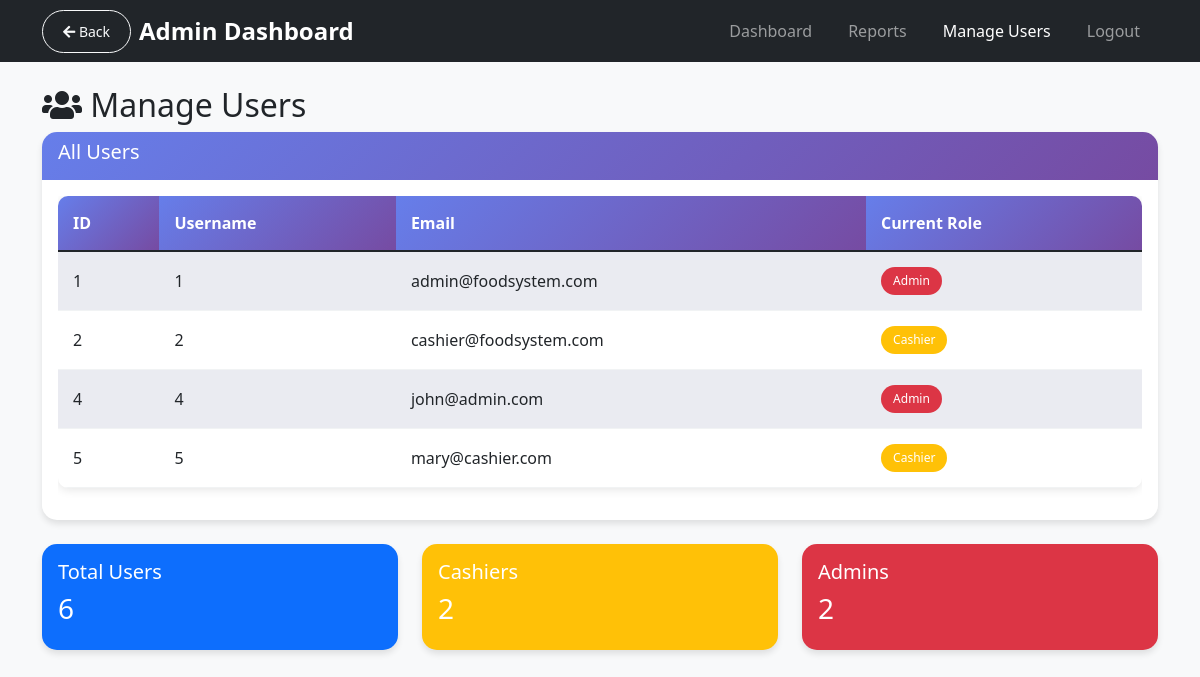
/admin/manage_users.php (signed in), run on the app's committed database.
### tables this page shows
CREATE TABLE users (
    id INT AUTO_INCREMENT PRIMARY KEY,
    roll_no INT UNIQUE NOT NULL,
    email VARCHAR(100) UNIQUE NOT NULL,
    password VARCHAR(255) NOT NULL,
    role ENUM('user', 'cashier', 'admin') DEFAULT 'user',
    wallet_balance DECIMAL(10,2) DEFAULT 0.00,
    created_at TIMESTAMP DEFAULT CURRENT_TIMESTAMP,
    updated_at TIMESTAMP DEFAULT CURRENT_TIMESTAMP ON UPDATE CURRENT_TIMESTAMP
);

### classes/User.php (called while the page is built, shortened)
<?php
class User {
    private $conn;
    private $table_name = "users";
    public function __construct($db) {
        $this->conn = $db;
    }
    public function getAllUsers() {
        $query = "SELECT id, roll_no, email, role, wallet_balance, created_at
                  FROM " . $this->table_name . " ORDER BY created_at DESC";
        $stmt = $this->conn->prepare($query);
        $stmt->execute();
        return $stmt->fetchAll(PDO::FETCH_ASSOC);
    }
}
?>

### admin/manage_users.php (the view, shortened to what this page needs)
<?php
require_once '../classes/User.php';
$database = new Database();
$db = $database->getConnection();
$user = new User($db);
$all_users = $user->getAllUsers();
?>
<!DOCTYPE html>
<html lang="en">
<head>
    <link href="https://cdn.jsdelivr.net/npm/bootstrap@5.1.3/dist/css/bootstrap.min.css" rel="stylesheet">
    <link href="../assets/css/style.css" rel="stylesheet">
    <link rel="stylesheet" href="https://cdnjs.cloudflare.com/ajax/libs/font-awesome/5.15.4/css/all.min.css">
</head>
<body>
    <nav class="navbar navbar-expand-lg navbar-dark bg-dark">
        <div class="container">
              <a class="btn btn-outline-light btn-sm me-2" href="javascript:history.back()">
        <i class="fas fa-arrow-left"></i> Back
    </a>
            <a class="navbar-brand" href="dashboard.php">Admin Dashboard</a>
            <div class="navbar-nav ms-auto">
                <a class="nav-link" href="dashboard.php">Dashboard</a>
                <a class="nav-link" href="reports.php">Reports</a>
                <a class="nav-link active" href="manage_users.php">Manage Users</a>
                <a class="nav-link" href="../logout.php">Logout</a>
            </div>
        </div>
    </nav>
    <div class="container mt-4">
        <h2><i class="fas fa-users"></i> Manage Users</h2>
        <div class="card">
            <div class="card-header">
                <h5>All Users</h5>
            </div>
            <div class="card-body">
                <div class="table-responsive">
                    <table class="table table-striped">
                        <thead>
                            <tr>
                                <th>ID</th>
                                <th>Username</th>
                                <th>Email</th>
                                <th>Current Role</th>
                            </tr>
                        </thead>
    <tbody>
    <?php foreach ($all_users as $user_data): ?>
        <?php if ($user_data['role'] == 'cashier' || $user_data['role'] == 'admin'): ?>
            <tr>
                <td><?php echo $user_data['id']; ?></td>
                <td><?php echo $user_data['roll_no']; ?></td>
                <td><?php echo $user_data['email']; ?></td>
                <td>
                    <span class="badge bg-<?php
                        echo $user_data['role'] == 'admin' ? 'danger' : 'warning';
                    ?>">
                        <?php echo ucfirst($user_data['role']); ?>
                    </span>
                </td>
            </tr>
        <?php endif; ?>
    <?php endforeach; ?>
</tbody>
                    </table>
                </div>
            </div>
        </div>
        <div class="row mt-4">
            <div class="col-md-4">
                <div class="card bg-primary text-white">
                    <div class="card-body">
                        <h5>Total Users</h5>
                        <h3><?php echo count($all_users); ?></h3>
                    </div>
                </div>
            </div>
            <div class="col-md-4">
                <div class="card bg-warning text-white">
                    <div class="card-body">
                        <h5>Cashiers</h5>
                        <h3><?php echo count(array_filter($all_users, function($u) { return $u['role'] == 'cashier'; })); ?></h3>
                    </div>
                </div>
            </div>
            <div class="col-md-4">
                <div class="card bg-danger text-white">
                    <div class="card-body">
                        <h5>Admins</h5>
                        <h3><?php echo count(array_filter($all_users, function($u) { return $u['role'] == 'admin'; })); ?></h3>
                    </div>
                </div>
            </div>
        </div>
    </div>
</body>
</html>

### assets/css/style.css (style rules this page uses)
body { font-family: "Segoe UI", Tahoma, Geneva, Verdana, sans-serif; background-color: #f8f9fa; }
.navbar-brand { font-weight: bold; font-size: 1.5rem; }
.navbar-nav .nav-link { font-weight: 500; margin: 0 10px; transition: all 0.3s ease; }
.card { border: none; border-radius: 15px; box-shadow: 0 4px 6px rgba(0, 0, 0, 0.1); transition: all 0.3s ease; margin-bottom: 20px; }
.card-header { background: linear-gradient(135deg, #667eea 0%, #764ba2 100%); color: white; border-radius: 15px 15px 0 0 !important; border: none; font-weight: 600; }
.btn { border-radius: 25px; font-weight: 500; padding: 10px 20px; transition: all 0.3s ease; }
.table { border-radius: 10px; overflow: hidden; box-shadow: 0 2px 10px rgba(0, 0, 0, 0.1); }
.table thead th { background: linear-gradient(135deg, #667eea 0%, #764ba2 100%); color: white; border: none; font-weight: 600; padding: 15px; }
.table tbody td { padding: 15px; vertical-align: middle; border-color: #f1f3f4; }
.table-striped tbody tr:nth-of-type(odd) { background-color: rgba(102, 126, 234, 0.05); }
.badge { border-radius: 20px; padding: 8px 12px; font-weight: 500; }

### data on the page
users: id "1", roll_no "1", email "admin@foodsystem.com", role "Admin"
users: id "2", roll_no "2", email "cashier@foodsystem.com", role "Cashier"
users: id "4", roll_no "4", email "john@admin.com", role "Admin"
users: id "5", roll_no "5", email "mary@cashier.com", role "Cashier"

### other printed values
count($all_users) "6"
